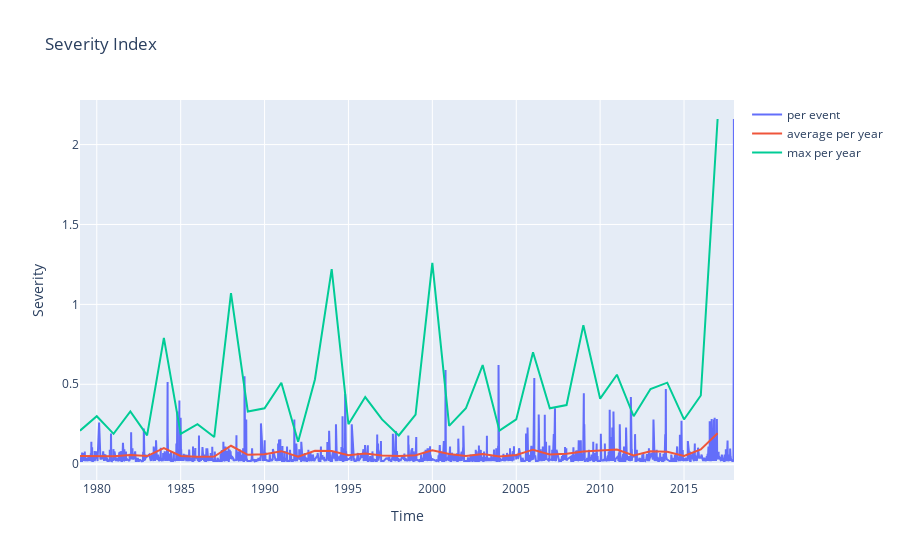

Notebook code for this chart:
### Code cell
x = events_mean.date
y = events_mean.event_si

x_avg = avg_si.event_year
y_avg = avg_si.event_si

x_max = max_si.event_year
y_max = max_si.event_si

fig = go.Figure()
fig.add_trace(go.Scatter(x=x, y=y,name='per event'))
fig.add_trace(go.Scatter(x=x_avg, y=y_avg,name='average per year'))
fig.add_trace(go.Scatter(x=x_max, y=y_max,name='max per year'))
fig.update_layout(title_text="Severity Index")
fig.update_xaxes(title_text='Time')
fig.update_yaxes(title_text='Severity')
fig.show()

### Figure 1 — Plotly figure (JSON) as saved in the notebook; plotly's stock layout.template omitted (floating-point values rounded to 4 significant figures; data arrays with more than 128 entries replaced by an {"elided": "..."} marker saying what was removed)
{"data": [{"name": "per event", "type": "scatter", "x": {"elided": "2700 str values"}, "y": {"elided": "2700 float values"}}, {"name": "average per year", "type": "scatter", "x": [1979, 1980, 1981, 1982, 1983, 1984, 1985, 1986, 1987, 1988, 1989, 1990, 1991, 1992, 1993, 1994, 1995, 1996, 1997, 1998, 1999, 2000, 2001, 2002, 2003, 2004, 2005, 2006, 2007, 2008, 2009, 2010, 2011, 2012, 2013, 2014, 2015, 2016, 2017], "y": [0.05076, 0.05188, 0.04979, 0.05779, 0.05085, 0.1011, 0.05114, 0.04716, 0.04794, 0.1152, 0.05903, 0.06245, 0.08159, 0.04708, 0.0842, 0.08268, 0.05588, 0.06671, 0.05517, 0.05051, 0.05568, 0.08648, 0.06377, 0.05084, 0.06302, 0.04832, 0.05732, 0.09092, 0.06108, 0.0651, 0.07973, 0.08539, 0.09133, 0.05522, 0.08051, 0.07753, 0.05145, 0.0925, 0.1931]}, {"name": "max per year", "type": "scatter", "x": [1979, 1980, 1981, 1982, 1983, 1984, 1985, 1986, 1987, 1988, 1989, 1990, 1991, 1992, 1993, 1994, 1995, 1996, 1997, 1998, 1999, 2000, 2001, 2002, 2003, 2004, 2005, 2006, 2007, 2008, 2009, 2010, 2011, 2012, 2013, 2014, 2015, 2016, 2017], "y": [0.21, 0.3, 0.19, 0.33, 0.18, 0.79, 0.19, 0.25, 0.17, 1.07, 0.33, 0.35, 0.51, 0.14, 0.53, 1.22, 0.25, 0.42, 0.28, 0.18, 0.31, 1.26, 0.24, 0.35, 0.62, 0.21, 0.28, 0.7, 0.35, 0.37, 0.87, 0.41, 0.56, 0.3, 0.47, 0.51, 0.28, 0.43, 2.16]}], "layout": {"title": {"text": "Severity Index"}, "xaxis": {"title": {"text": "Time"}}, "yaxis": {"title": {"text": "Severity"}}}}
